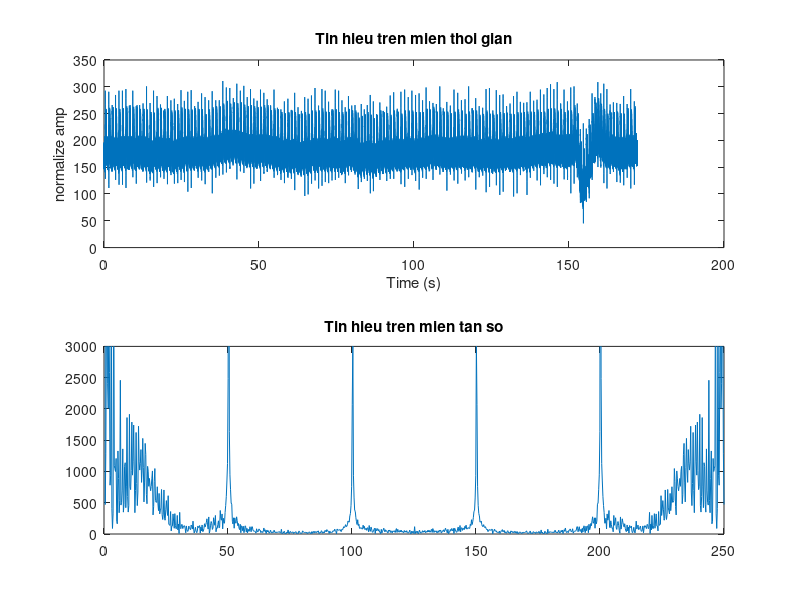

Reproduce this figure in MATLAB. (Note: this script raises an error after producing the figure.)
clc ; close all ; clear all;
load('ECGdata.mat');
%%ECG0
t = 0:1/fs0:(length(ECG0)-1)/fs0
figure(1)
subplot(211)
plot(t,ECG0)
xlabel('Time (s)')
ylabel('normalize amp')
title('Tin hieu tren mien thoi gian')

subplot(212)
N=1024
Y = fft(ECG0,N) %1024 so diem lay fft
f = fs0*(1:N)/N
plot(f,abs(Y))
ylim([0 3000])
title('Tin hieu tren mien tan so')

figure(2)
rp = 0.01; 
fc = [ 5 12]
n = 6
Wc = 2 * fc / fs0; 
[b,a]=cheby1(n,rp,Wc,'bandpass'); 
freqz(b,a,N,fs0); 
title('Magnitude and Phase Response of Chebyshev-Type-1 IIR Lowpass Filter');

figure (3)
subplot(211)
x=filter(b,a,ECG0);
plot(t,ECG0)
title('tin hieu sau khi loc tren mien thoi gian')
subplot(212)
X = fft(x,N)
plot(f,abs(X))
title('tin hieu sau khi loc tren mien tan so')
